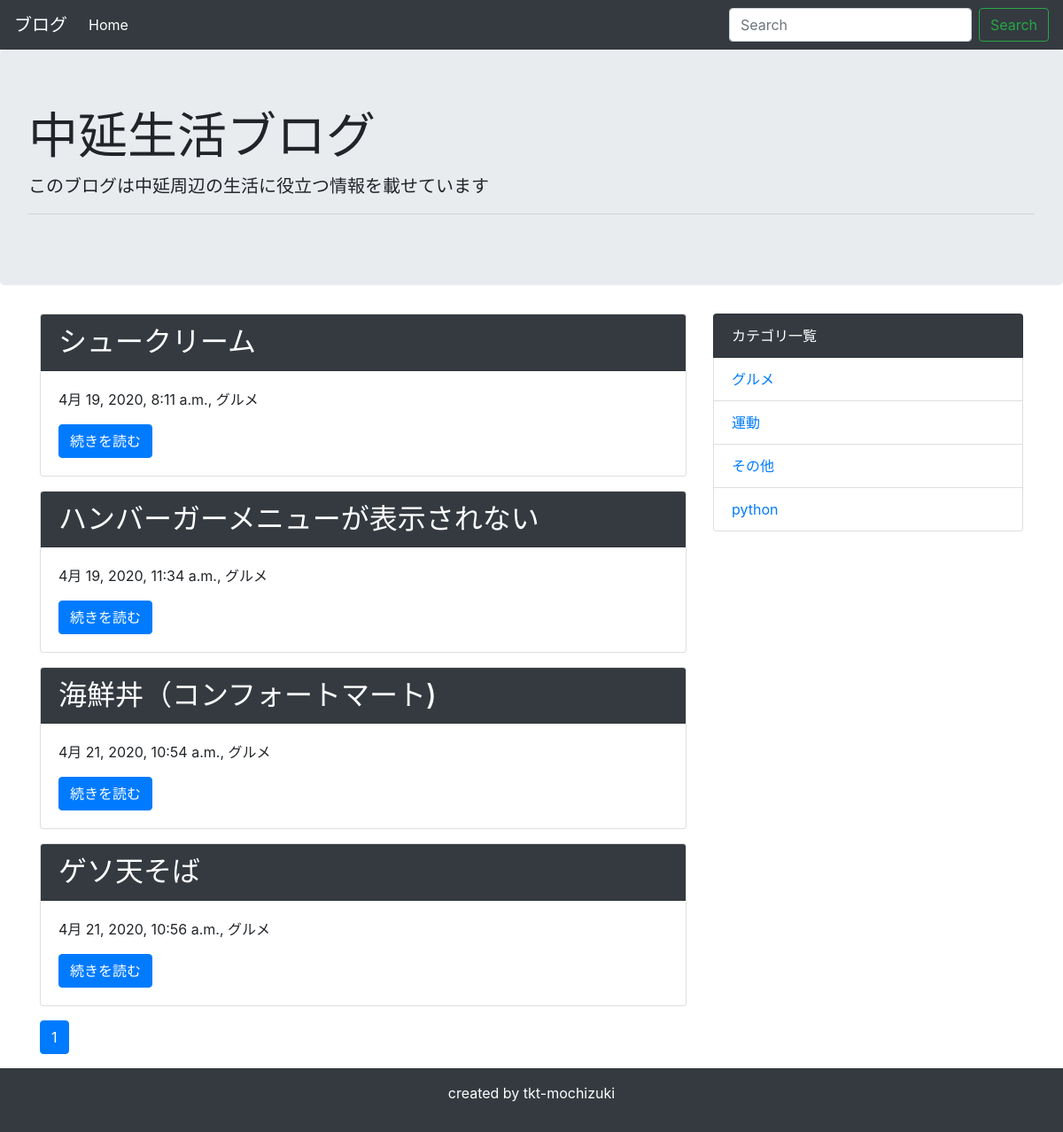
The app's page /category/1/, older data.
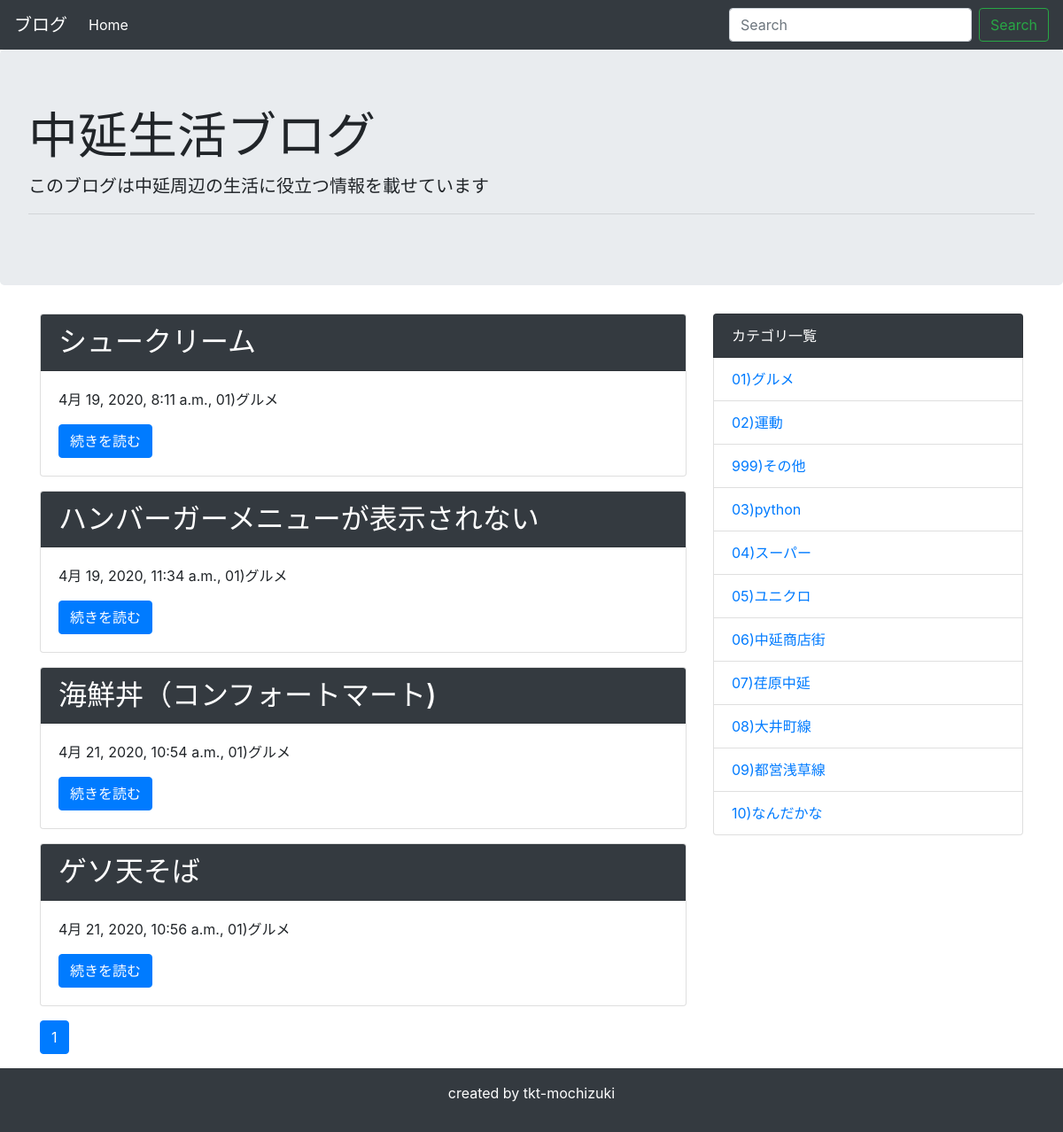
The same page, newer data.
### blog/models.py (models this page shows, shortened)
class Post(models.Model):
    title = models.CharField('タイトル', max_length=100)
    text = models.TextField('本文')
    created_at = models.DateTimeField('作成日',default=timezone.now)
    category = models.ForeignKey(
        Category, verbose_name = 'カテゴリ', on_delete = models.PROTECT
    )

class Category(models.Model):
    name = models.CharField('カテゴリー名', max_length=200)
    created_at = models.DateTimeField('作成日',default=timezone.now)
    def __str__(self):
        return self.name

### blog/views.py (the view)
# urls.py: path('category/<int:pk>/', views.CategoryView.as_view(), name='category'),
class CategoryView(generic.ListView):
    template_name = 'blog/post_list.html'
    model = Post
    paginate_by = 10 # 追加
    def get_queryset(self):
        category = get_object_or_404(Category, pk=self.kwargs['pk'])
        queryset = Post.objects.order_by('created_at').filter(category=category)
        return queryset

### blog/context_processors.py (called while the page is built)
def common(request):
    context = {
        'category_list':Category.objects.all(),
    }
    return context

### blog/templatetags/mytag.py (called while the page is built)
@register.simple_tag
def url_replace(request, field, value):
    url_dict = request.GET.copy()
    url_dict[field] = value
    return url_dict.urlencode()

### blog/templates/blog/post_list.html
{% extends 'blog/base.html' %}
{% block content %}
{% for post in post_list %}
<div class="card mb-3">
    <h2 class="card-header bg-dark text-white">{{ post.title }}</h2>
    <div class="card-body">
      <p>{{ post.created_at }}, {{ post.category }}</p>
      <a href="{% url 'blog:detail' post.pk %}" class="btn btn-primary">続きを読む</a>
    </div>
</div>
{% endfor %}
{% include 'blog/pagination.html' %}
{% endblock %}

### blog/templates/blog/base.html (shortened to what this page needs)
<!doctype html>
<html lang="ja">
  <head>
    <link rel="stylesheet" href="https://stackpath.bootstrapcdn.com/bootstrap/4.4.1/css/bootstrap.min.css">
  </head>
  <body>
    <nav class="navbar navbar-expand-lg navbar-dark bg-dark">
      <a class="navbar-brand" href="#">ブログ</a>
      <div class="collapse navbar-collapse" id="navbarSupportedContent">
        <ul class="navbar-nav mr-auto">
          <li class="nav-item active">
            <a class="nav-link" href="{% url 'blog:index' %}">Home</a>
          </li>
        </ul>
        <form class="form-inline my-2 my-lg-0" method="GET" action="{% url 'blog:index' %}">
          <input class="form-control mr-sm-2" type="text" placeholder="Search" aria-label="Search" name="keyword">
          <button class="btn btn-outline-success my-2 my-sm-0" type="submit">Search</button>
        </form>
      </div>
    </nav>
    <div class="jumbotron">
      <h1 class="display-4">中延生活ブログ</h1>
      <p class="lead">このブログは中延周辺の生活に役立つ情報を載せています</p>
      <hr class="my-2">
    </div>
    <div class="container">
      <div class="row">
          <div class="col-md-8">
              {% block content %}
              {% endblock %}
          </div>
          <div class="col-md-4">
              <ul class="list-group">
                  <li class="list-group-item bg-dark text-white">カテゴリ一覧</li>
                  {% for category in category_list %}
                  <li class="list-group-item"><a href="{% url 'blog:category' category.pk %}">{{ category }}</a></li>
                  {% endfor %}
              </ul>
          </div>
      </div>
    </div>
    <footer class="bg-dark text-white text-center py-3">
        <p>created by tkt-mochizuki</p>
    </footer>
  </body>
</html>

### blog/templates/blog/pagination.html (shortened to what this page needs)
{% load mytag %}
<nav aria-label="Page navigation">
  <ul class="pagination">
      {% for link_page in page_obj.paginator.page_range %}
        {% if link_page == page_obj.number %}
          <li class="page-item active">
            <a class="page-link" href="?{% url_replace request 'page' link_page %}">
              {{ link_page }}
            </a>
          </li>
        {% else %}
          <li class="page-item">
            <a class="page-link" href="?{% url_replace request 'page' link_page %}">
              {{ link_page }}
            </a>
          </li>
        {% endif %}
      {% endfor %}
  </ul>
</nav>

Row changes from the older to the newer data that the page shows:
changed through a linked row, Post "シュークリーム": category "グルメ" → "01)グルメ"
changed through a linked row, Post "ハンバーガーメニューが表示されない": category "グルメ" → "01)グルメ"
changed through a linked row, Post "海鮮丼（コンフォートマート)": category "グルメ" → "01)グルメ"
changed through a linked row, Post "ゲソ天そば": category "グルメ" → "01)グルメ"
changed Category: name "グルメ" → "01)グルメ"
changed Category (number 2 of 11 on the later page): name "運動" → "02)運動"
changed Category: name "その他" → "999)その他"
changed Category: name "python" → "03)python"
added Category: name "04)スーパー"
added Category: name "05)ユニクロ"
added Category: name "06)中延商店街"
added Category: name "07)荏原中延"
added Category: name "08)大井町線"
added Category: name "09)都営浅草線"
added Category: name "10)なんだかな"
